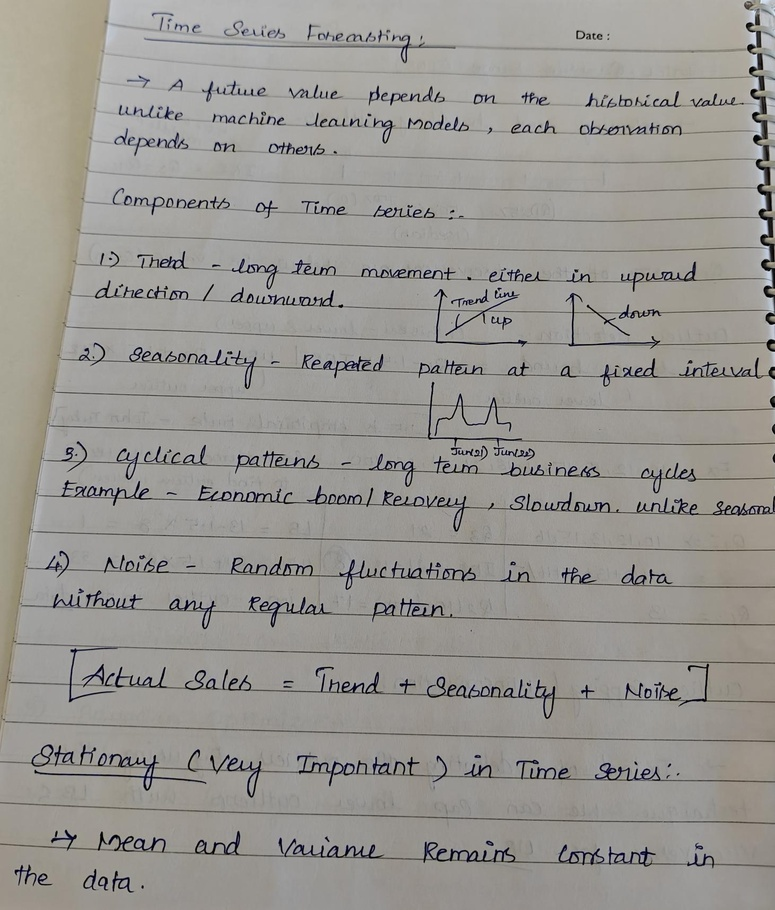
#> input picture paddle_qwen_ocr/ocr_rag/data/input/archive.jpg, 775 x 910 px, shrunk from 1461 x 1715 before the run; its folder holds only this picture in this run
$ python -i segment_characters.py   (imports and definitions only)
#> lines starting #> are read from the running program, lines starting #| are printed output that depends on the picture; after the words box and inside, x2 and y2 are one past the last pixel; in counts of white or black regions, pixels touching at a corner belong together
import os
import cv2
import numpy as np


class CharacterSegmenter:

    def __init__(self, padding=18, row_tolerance=40, clean_output=False):
        self.padding = padding
        self.row_tolerance = row_tolerance
        self.clean_output = clean_output

    def _build_ink_mask(self, image):
        gray = cv2.cvtColor(image, cv2.COLOR_BGR2GRAY)
        blurred = cv2.GaussianBlur(gray, (3, 3), 0)

        thresh = cv2.adaptiveThreshold(
            blurred,
            255,
            cv2.ADAPTIVE_THRESH_GAUSSIAN_C,
            cv2.THRESH_BINARY_INV,
            31,
            9,
        )

        horizontal_kernel = cv2.getStructuringElement(
            cv2.MORPH_RECT,
            (25, 1),
        )
        horizontal_lines = cv2.morphologyEx(
            thresh,
            cv2.MORPH_OPEN,
            horizontal_kernel,
            iterations=1,
        )

        vertical_kernel = cv2.getStructuringElement(cv2.MORPH_RECT, (1, 7))
        protected_strokes = cv2.morphologyEx(
            thresh,
            cv2.MORPH_OPEN,
            vertical_kernel,
            iterations=1,
        )
        horizontal_lines = cv2.bitwise_and(
            horizontal_lines,
            cv2.bitwise_not(protected_strokes),
        )

        clean = cv2.subtract(thresh, horizontal_lines)
        clean = cv2.morphologyEx(
            clean,
            cv2.MORPH_OPEN,
            np.ones((2, 2), dtype=np.uint8),
            iterations=1,
        )

        return clean, thresh

    def _remove_horizontal_runs(self, mask_crop):
        cleaned = mask_crop.copy()
        min_run = max(8, int(mask_crop.shape[1] * 0.35))

        for row_index in range(mask_crop.shape[0]):
            cols = np.where(mask_crop[row_index] > 0)[0]
            if len(cols) < min_run:
                continue

            runs = np.split(cols, np.where(np.diff(cols) > 1)[0] + 1)
            for run in runs:
                if len(run) < min_run:
                    continue

                y1 = max(0, row_index - 6)
                y2 = min(mask_crop.shape[0], row_index + 7)
                support_band = mask_crop[y1:y2, :]
                vertical_support = support_band[:, run].sum(axis=0) > 255 * 2

                removable_cols = run[~vertical_support]
                cleaned[max(0, row_index - 1):min(mask_crop.shape[0], row_index + 2), removable_cols] = 0

        return cleaned

    def _remove_bottom_rule_fragments(self, mask_crop):
        cleaned = mask_crop.copy()
        height, width = mask_crop.shape[:2]

        min_row = int(height * 0.55)
        min_span = int(width * 0.72)
        min_ink = int(width * 0.48)

        for row_index in range(min_row, height):
            cols = np.where(cleaned[row_index] > 0)[0]
            if len(cols) < min_ink:
                continue

            span = cols[-1] - cols[0] + 1
            touches_edge = cols[0] <= 2 or cols[-1] >= width - 3
            if span < min_span or not touches_edge:
                continue

            y1 = max(0, row_index - 1)
            y2 = min(height, row_index + 2)
            support_top = cleaned[max(0, row_index - 9):y1, cols] > 0
            support_bottom = cleaned[y2:min(height, row_index + 10), cols] > 0
            stroke_support = support_top.sum(axis=0) + support_bottom.sum(axis=0)
            removable_cols = cols[stroke_support < 2]

            cleaned[y1:y2, removable_cols] = 0

        return cleaned

    def _remove_bottom_specks(self, mask_crop):
        cleaned = mask_crop.copy()
        height = mask_crop.shape[0]
        count, labels, stats, _ = cv2.connectedComponentsWithStats(cleaned, 8)

        for label in range(1, count):
            x, y, w, h, area = stats[label]

            if y < height * 0.55:
                continue

            if area <= 8 or h <= 2:
                cleaned[labels == label] = 0

        return cleaned

    def _tight_crop(self, image):

        inverted = cv2.bitwise_not(image)

        # -----------------------------------
        # FIND REAL INK PIXELS
        # -----------------------------------

        rows = np.where(np.sum(inverted > 0, axis=1) > 2)[0]
        cols = np.where(np.sum(inverted > 0, axis=0) > 2)[0]

        if len(rows) == 0 or len(cols) == 0:
            return image

        y1, y2 = rows[0], rows[-1]
        x1, x2 = cols[0], cols[-1]

        # -----------------------------------
        # EXTRA EDGE CLEANUP
        # -----------------------------------

        # remove weak left-edge bleed
        while x1 < x2:

            col_ink = np.sum(inverted[:, x1] > 0)

            if col_ink > 3:
                break

            x1 += 1

        # remove weak bottom bleed
        while y2 > y1:

            row_ink = np.sum(inverted[y2, :] > 0)

            if row_ink > 3:
                break

            y2 -= 1

        pad = 4

        x1 = max(0, x1 - pad)
        y1 = max(0, y1 - pad)
        x2 = min(image.shape[1], x2 + pad)
        y2 = min(image.shape[0], y2 + pad)

        return image[y1:y2, x1:x2]

    def _tighten_crop(self, crop):

            coords = cv2.findNonZero(crop)

            if coords is None:
                return crop

            x, y, w, h = cv2.boundingRect(coords)

            # small safe margin
            pad = 6

            x1 = max(0, x - pad)
            y1 = max(0, y - pad)
            x2 = min(crop.shape[1], x + w + pad)
            y2 = min(crop.shape[0], y + h + pad)

            return crop[y1:y2, x1:x2]

    def _clean_binary_crop(self, raw_mask, bounds):

        x1, y1, x2, y2 = bounds

        mask_crop = raw_mask[y1:y2, x1:x2]

        mask_crop = self._remove_horizontal_runs(mask_crop)

        mask_crop = self._remove_bottom_rule_fragments(mask_crop)

        mask_crop = self._remove_bottom_specks(mask_crop)

        # -----------------------------------
        # REMOVE ONLY TINY EDGE NOISE
        # -----------------------------------

        count, labels, stats, _ = cv2.connectedComponentsWithStats(mask_crop, 8)

        cleaned = np.zeros_like(mask_crop)

        height, width = mask_crop.shape[:2]

        for label in range(1, count):

            x = stats[label, cv2.CC_STAT_LEFT]
            y = stats[label, cv2.CC_STAT_TOP]
            w = stats[label, cv2.CC_STAT_WIDTH]
            h = stats[label, cv2.CC_STAT_HEIGHT]
            area = stats[label, cv2.CC_STAT_AREA]

            touches_left = x <= 2
            touches_bottom = (y + h) >= (height - 2)

            tiny_noise = area < 18

            # remove only micro edge junk
            if tiny_noise and (touches_left or touches_bottom):
                continue

            cleaned[labels == label] = 255

        # -----------------------------------
        # SECOND PASS CLEANUP
        # -----------------------------------

        final_count, final_labels, final_stats, _ = cv2.connectedComponentsWithStats(
            cleaned,
            8
        )

        for label in range(1, final_count):

            x = final_stats[label, cv2.CC_STAT_LEFT]
            y = final_stats[label, cv2.CC_STAT_TOP]
            w = final_stats[label, cv2.CC_STAT_WIDTH]
            h = final_stats[label, cv2.CC_STAT_HEIGHT]
            area = final_stats[label, cv2.CC_STAT_AREA]

            touches_left = x <= 4
            touches_bottom = (y + h) >= (height - 4)

            tiny_blob = area < 25

            if tiny_blob and (touches_left or touches_bottom):
                cleaned[final_labels == label] = 0

        # -----------------------------------
        # REMOVE LEFT EDGE BLEED
        # -----------------------------------

        height, width = cleaned.shape[:2]

        for col in range(min(10, width // 4)):

            column = cleaned[:, col]

            ink_rows = np.where(column > 0)[0]

            # empty edge column
            if len(ink_rows) == 0:
                cleaned[:, col] = 0
                continue

            vertical_span = ink_rows[-1] - ink_rows[0]

            # tiny left-edge artifact
            if vertical_span < height * 0.22:
                cleaned[:, col] = 0
            else:
                break

        # -----------------------------------
        # REMOVE BOTTOM EDGE BLEED
        # -----------------------------------

        for row in range(height - 1, max(height - 10, 0), -1):

            row_pixels = cleaned[row, :]

            ink = np.sum(row_pixels > 0)

            # weak bottom bleed only
            if ink <= width * 0.10:
                cleaned[row, :] = 0
            else:
                break

        return cv2.bitwise_not(cleaned)


    def _component_boxes(self, mask):
        count, _, stats, _ = cv2.connectedComponentsWithStats(mask, 8)
        image_height, image_width = mask.shape[:2]
        boxes = []

        for label in range(1, count):
            x, y, w, h, area = stats[label]

            if area < 20 or w < 3 or h < 5:
                continue

            if w > image_width * 0.75 or h > image_height * 0.08:
                continue

            # Leftover ruled-line fragments are usually wide and very short.
            if h <= 10 and w > 25:
                continue

            boxes.append((int(x), int(y), int(w), int(h)))

        return boxes

    def _group_boxes_by_row(self, boxes):
        rows = []

        for box in sorted(boxes, key=lambda b: b[1] + b[3] / 2):
            center_y = box[1] + box[3] / 2

            if not rows:
                rows.append({"center_y": center_y, "boxes": [box]})
                continue

            row = rows[-1]
            if abs(center_y - row["center_y"]) <= self.row_tolerance:
                row["boxes"].append(box)
                row["center_y"] = sum(
                    b[1] + b[3] / 2 for b in row["boxes"]
                ) / len(row["boxes"])
            else:
                rows.append({"center_y": center_y, "boxes": [box]})

        merged_boxes = []
        for row in rows:
            xs = [b[0] for b in row["boxes"]]
            ys = [b[1] for b in row["boxes"]]
            rights = [b[0] + b[2] for b in row["boxes"]]
            bottoms = [b[1] + b[3] for b in row["boxes"]]
            merged_boxes.append((
                min(xs),
                min(ys),
                max(rights) - min(xs),
                max(bottoms) - min(ys),
            ))

        return merged_boxes

    def segment_column(self, column_image, output_dir, prefix):
        mask, raw_mask = self._build_ink_mask(column_image)
        boxes = self._component_boxes(mask)
        boxes = self._group_boxes_by_row(boxes)

        for count, box in enumerate(boxes):
            x, y, w, h = box

            left_pad = self.padding
            top_pad = self.padding
            right_pad = self.padding
            bottom_pad = self.padding

            # reduce aggressive expansion
            # specifically where bleed happens

            if prefix == "lower":
                left_pad = max(6, self.padding - 10)
                bottom_pad = max(6, self.padding - 10)

            x1 = max(0, x - left_pad)
            y1 = max(0, y - top_pad)

            x2 = min(column_image.shape[1], x + w + right_pad)
            y2 = min(column_image.shape[0], y + h + bottom_pad)

            char_crop = self._clean_binary_crop(
                raw_mask,
                (x1, y1, x2, y2)
            )
            # dynamic re-tightening
            inverted = cv2.bitwise_not(char_crop)

            tight = self._tighten_crop(inverted)

            char_crop = cv2.bitwise_not(tight)

            char_crop = self._tight_crop(char_crop)

            save_path = os.path.join(
                output_dir,
                f"{prefix}_{count:02d}.png"
            )


            cv2.imwrite(save_path, char_crop)

            print(f"[SAVED] {save_path}")

        print(f"[INFO] {prefix}: saved {len(boxes)} crops")

    def segment(self, image_path, output_dir):

#> called with output_dir = 'out.png'
        os.makedirs(output_dir, exist_ok=True)
        if self.clean_output:
            for filename in os.listdir(output_dir):
                if filename.lower().endswith(".png"):
                    try:
                        os.remove(os.path.join(output_dir, filename))
                    except PermissionError:
                        print(f"[WARN] Could not remove locked file: {filename}")

        image = cv2.imread(image_path)
#> image is the input picture: shape (910, 775, 3); mean B, G, R 145.6, 150.2, 152.5

        if image is None:
            raise Exception(f"Failed to load image: {image_path}")

        height, width = image.shape[:2]

        # -------------------------
        # SPLIT INTO 3 COLUMNS
        # -------------------------

        col_width = width // 3

        uppercase_col = image[:, 0:col_width]

        lowercase_col = image[:, col_width:col_width*2]

        symbols_col = image[:, col_width*2:width]

        print("[INFO] Processing uppercase column...")
        self.segment_column(
            uppercase_col,
            output_dir,
            "upper"
        )
#> in _build_ink_mask, `thresh = cv2.adaptiveThreshold( blurred, 255, cv2.ADAPTIVE_THRESH_GAUS..`:
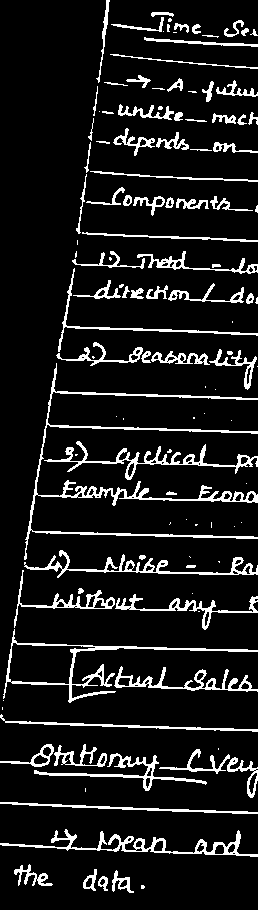
#> thresh: shape (910, 258); 10.2% white in thin lines or dots
#> in _component_boxes, `count, _, stats, _ = cv2.connectedComponentsWithStats(mask, 8)`: count = 239; stats = 239 rows, first 6: [0, 0, 258, 910, 219879], [103, 0, 8, 48, 156], [152, 13, 23, 5, 73], [160, 18, 5, 15, 44], [169, 19, 4, 4, 13], [234, 21, 11, 14, 62]
#> the loop in _component_boxes, `for label in range(1, count):` made 238 passes
#> after the loop in _component_boxes, `for label in range(1, count):`: boxes = 141 items, first 6: (103, 0, 8, 48), (152, 13, 23, 5), (160, 18, 5, 15), (234, 21, 11, 14), (175, 24, 15, 9), (193, 25, 9, 10)
#> the loop in _group_boxes_by_row, `for box in sorted(boxes, key=lambda b: b[1] + b[3] / 2):` made 141 passes
#> (box, center_y) on passes 1, 3, 4, 5, 6, 7, 8, 9: ((152, 13, 23, 5), 15.5), ((160, 18, 5, 15), 25.5), ((234, 21, 11, 14), 28), ((175, 24, 15, 9), 28.5), ((193, 25, 9, 10), 30), ((242, 29, 8, 8), 33), ((225, 29, 11, 9), 33.5), ((254, 30, 4, 7), 33.5)
#> after the loop in _group_boxes_by_row, `for box in sorted(boxes, key=lambda b: b[1] + b[3] / 2):`: rows = 10 items
#> the loop in _group_boxes_by_row, `for row in rows:` made 10 passes
#> (xs, ys, rights, bottoms) on passes 1, 3: ([152, 103, 160, 234, 175, 193, 242, 225, 254], [13, 0, 18, 21, 24, 25, 29, 29, 30], [175, 111, 165, 245, 190, 202, 250, 236, 258], [18, 48, 33, 35, 33, 35, 37, 38, 37]), ([82, 113, 124, 211, 167, 218, 134, 77], [190, 188, 196, 197, 199, 199, 197, 224], [86, 126, 133, 219, 175, 231, 166, 81], [203, 206, 207, 210, 209, 211, 216, 235])
#> after the loop in _group_boxes_by_row, `for row in rows:`: merged_boxes = [(103, 0, 155, 48), (115, 76, 143, 81), (77, 188, 154, 47), (63, 252, 195, 77), (51, 335, 207, 65), (44, 401, 214, 106), (15, 551, 243, 80), (7, 638, 246, 66), (31, 745, 227, 54), (15, 830, 227, 64)]
#> in segment_column, `boxes = self._group_boxes_by_row(boxes)`: boxes has the same summary as merged_boxes in _group_boxes_by_row
#> the loop in segment_column, `for count, box in enumerate(boxes):` made 10 passes
#> (printed output is left out)
#> pass 1, in segment_column, `tight = self._tighten_crop(inverted)`:
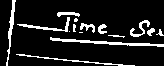
#> tight: shape (66, 164); 11.7% white; 15 white regions (3 under 20 px), largest, box (x1, y1, x2, y2) and area: (50, 37, 164, 47) 317, (6, 0, 16, 66) 185, (16, 54, 135, 66) 173
#> after the loop in segment_column, `for count, box in enumerate(boxes):`:
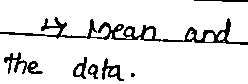
#> char_crop: shape (84, 248); 89.7% white; 7 black regions (1 under 20 px), largest, box (x1, y1, x2, y2) and area: (0, 17, 248, 45) 1368, (4, 52, 43, 74) 288, (102, 58, 124, 81) 186, (73, 57, 87, 79) 128, (194, 0, 248, 2) 80, (88, 64, 98, 79) 80
#> after the loop in segment_column, `for count, box in enumerate(boxes):`:
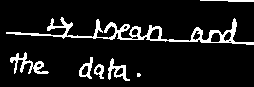
#> tight: shape (87, 254); 9.7% white; 7 white regions (1 under 20 px), largest, box (x1, y1, x2, y2) and area: (6, 17, 254, 45) 1368, (10, 52, 49, 74) 288, (108, 58, 130, 81) 186, (79, 57, 93, 79) 128, (200, 0, 254, 2) 80, (94, 64, 104, 79) 80
#| [INFO] upper: saved 10 crops

        print("[INFO] Processing lowercase column...")
        self.segment_column(
            lowercase_col,
            output_dir,
            "lower"
        )
#> the loop in _group_boxes_by_row (call 2), `for box in sorted(boxes, key=lambda b: b[1] + b[3] / 2):` made 166 passes
#> box on passes 1 to 3: (50, 25, 13, 16), (10, 29, 19, 11), (4, 31, 3, 7)
#> the loop in _group_boxes_by_row (call 2), `for row in rows:` made 11 passes
#> the loop in segment_column (call 2), `for count, box in enumerate(boxes):` made 11 passes
#> box on passes 1 to 8: (4, 25, 150, 40), (0, 85, 258, 72), (0, 201, 178, 19), (0, 260, 258, 84), (45, 355, 213, 25), (6, 382, 252, 106), (5, 486, 232, 47), (0, 557, 258, 72)
#> (printed output is left out)
#> pass 1, in _remove_bottom_specks (call 11), `count, labels, stats, _ = cv2.connectedComponentsWithStats(cleaned, 8)`:
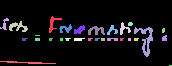
#> labels: shape (66, 172) int32; 29 distinct labels, from 0 to 28; one colour per label, 0 black
#| [INFO] lower: saved 11 crops

        print("[INFO] Processing symbols column...")
        self.segment_column(
            symbols_col,
            output_dir,
            "symbol"
        )
#> call 3 of segment_column, with output_dir = 'out.png', prefix = 'symbol'
#> the loop in segment_column (call 3), `for count, box in enumerate(boxes):` made 9 passes
#> box on passes 1 to 8: (61, 2, 198, 58), (0, 54, 253, 93), (0, 244, 259, 104), (5, 337, 254, 72), (0, 449, 255, 68), (2, 565, 155, 22), (3, 662, 191, 58), (6, 761, 139, 21)
#> (printed output is left out)
#> pass 1, in _remove_bottom_specks (call 22), `count, labels, stats, _ = cv2.connectedComponentsWithStats(cleaned, 8)`:
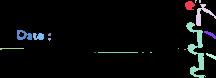
#> labels: shape (78, 216) int32; 19 distinct labels, from 0 to 18; one colour per label, 0 black
#> after the loop in segment_column (call 3), `for count, box in enumerate(boxes):`:
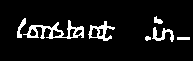
#> inverted: shape (61, 193); 8.1% white; 7 white regions, largest, box (x1, y1, x2, y2) and area: (23, 20, 84, 39) 422, (88, 21, 115, 41) 205, (152, 27, 174, 42) 143
#| [INFO] symbol: saved 9 crops

>>> result = CharacterSegmenter().segment('../paddle_qwen_ocr/ocr_rag/data/input/archive.jpg', 'out.png')
